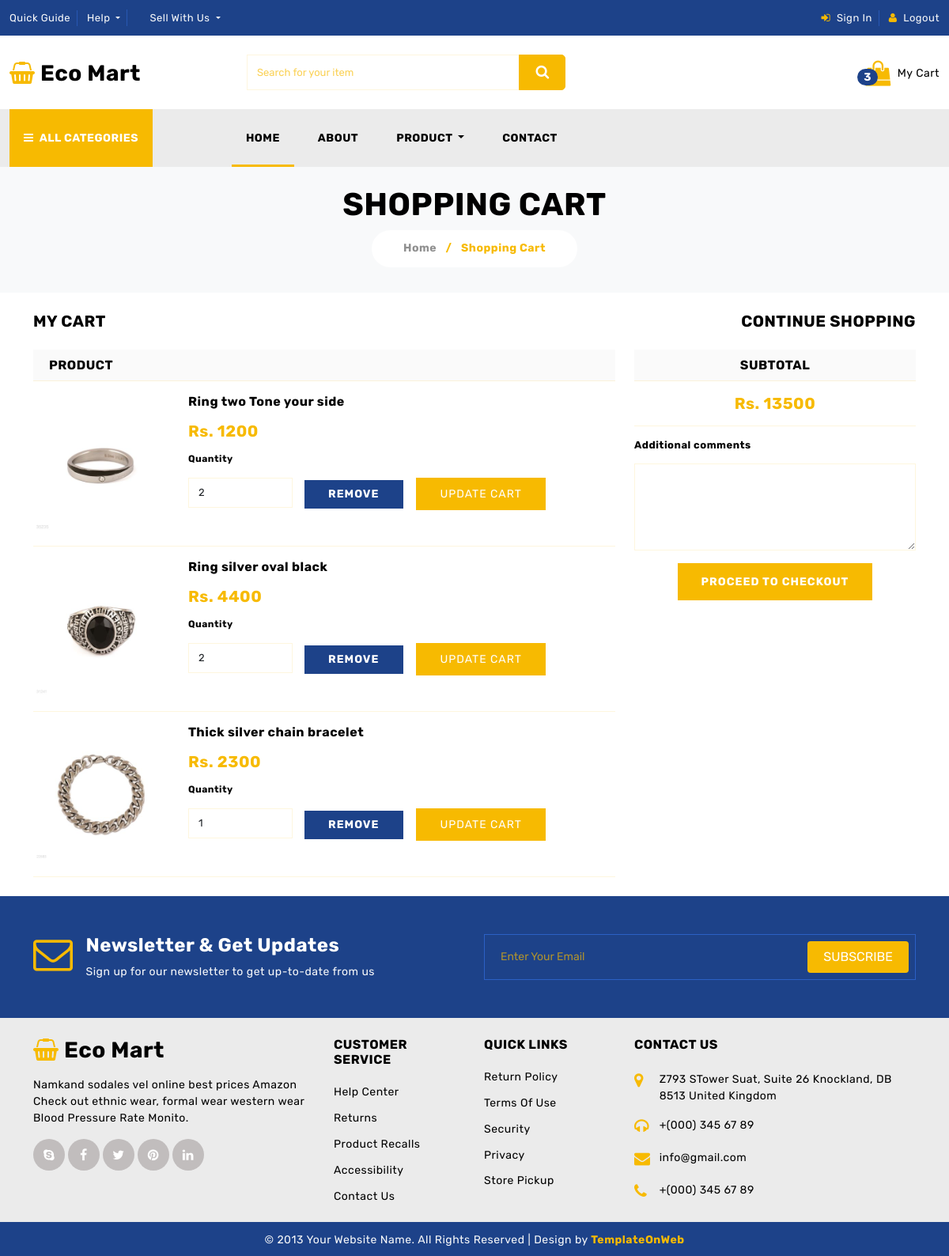
The app's page /front-end/cart.php, older data.
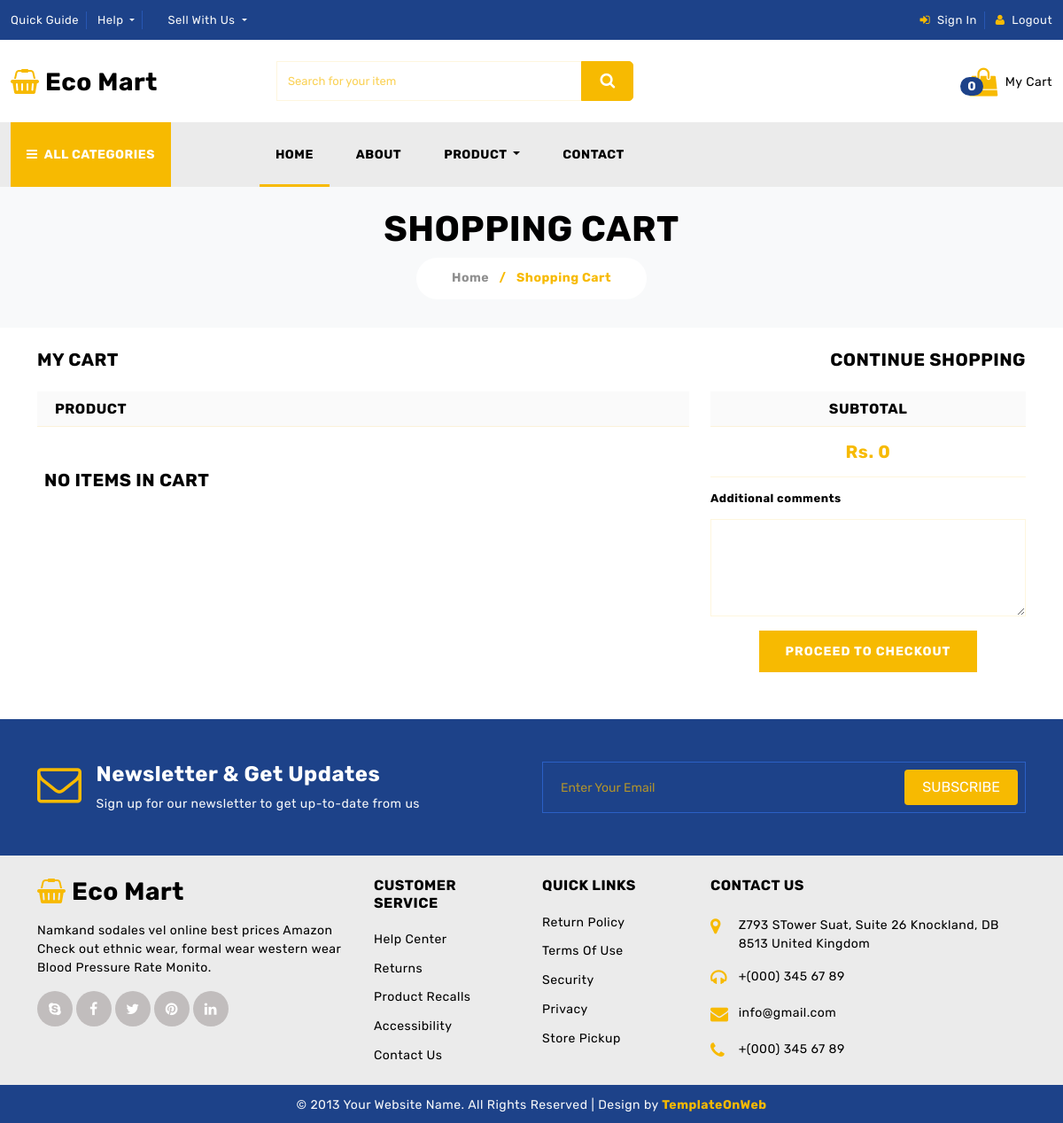
The same page, newer data.
### tables this page shows
CREATE TABLE `cart` (
  `product_id` int(100) NOT NULL,
  `name` varchar(255) NOT NULL,
  `image` varchar(255) NOT NULL,
  `price` varchar(255) NOT NULL,
  `quantity` int(100) NOT NULL
);

### front-end/cart.php (the view, shortened to what this page needs)
<!DOCTYPE html>
<html lang="en">
<head>
	<link href="css/bootstrap.min.css" rel="stylesheet">
	<link href="css/font-awesome.min.css" rel="stylesheet">
	<link href="css/global.css" rel="stylesheet">
	<link href="css/cart.css" rel="stylesheet">
</head>
<body>
	<?php include('./includes/topnav.php') ?>
	<?php include('./includes/middle_nav.php') ?>
	<?php include('./includes/primary_nav.php') ?>
	<section id="center" class="center_o pt-4 pb-4 bg-light">
		<div class="container-xl">
			<div class="row center_o1 text-center">
				<div class="col-md-12">
					<h1>SHOPPING CART</h1>
					<h6 class="d-inline-block  font_14 col_yell bg-white"><a class="col_light" href="index.php">Home</a> <span class="me-2 ms-2">/</span> Shopping Cart</h6>
				</div>
			</div>
		</div>
	</section>
	<section id="cart_page" class="cart pt-4 pb-4">
		<div class="container-xl">
			<div class="cart_2 row">
				<div class="col-md-6">
					<h5>MY CART</h5>
				</div>
				<div class="col-md-6">
					<h5 class="text-end text-uppercase"><a href="index.php">Continue Shopping</a></h5>
				</div>
			</div>
			<div class="cart_3 row mt-3">
				<div class="col-md-8">
					<div class="cart_3l">
						<h6>PRODUCT</h6>
					</div>
					<?php
					$cart_items = "select * from cart";
					$result = mysqli_query($connection, $cart_items);
					if (mysqli_num_rows($result) > 0) {
						while ($data = mysqli_fetch_array($result)) {
					?>
							<div class="cart_3l1 mt-3 row ms-0 me-0">
								<div class="col-md-3 ps-0 col-3">
									<div class="cart_3l1i">
										<a href="#"><img src="../admin-panel/uploadimg/<?php echo $data['image'] ?>" alt="abc" class="w-100"></a>
									</div>
								</div>
								<div class="col-md-9 col-9">
									<div class="cart_3l1i1">
										<h6 class="fw-bold"><?php echo $data['name'] ?></h6>
										<h5 class="col_yell mt-3">Rs. <?php echo $data['price'] ?></h5>
										<h6 class="font_12 mt-3 mb-3">Quantity</h6>
									</div>
									<form class="cart_3l1i2" method="post">
										<input type="number" name="quantity" min="1" value="<?php echo $data['quantity'] ?>" class="form-control" placeholder="Qty">
										<h6><a class="button_1 border-0" href="cart.php?delete=<?php echo $data['product_id'] ?>" onclick="return confirm('remove item from cart?')">REMOVE</a></h6>
										<input class="button border-0" type="submit" name="update" value="update cart">
									</form>
								</div>
							</div>
					<?php
						}
					} else {
						echo "<h5 class='mt-5 ms-2 text-uppercase'>No items in cart</h5>";
					}
					?>
				</div>
				<div class="col-md-4">
					<div class="cart_3r">
						<h6 class="head_1">SUBTOTAL</h6>
						<?php
						$select_cart = "select * from cart";
						$result = mysqli_query($connection, $select_cart);
						$total = 0;
						if (mysqli_num_rows($result) > 0) {
							while ($fetch_cart = mysqli_fetch_assoc($result)) {
								$total_price = number_format($fetch_cart['price'] * $fetch_cart['quantity']);
								$pattern = "/,/i";
								$total_price =  preg_replace($pattern, "", $total_price);
								$total = $total + $total_price;
							}
						}
						?>
						<h5 class="text-center col_yell mt-3">
							<?php echo 'Rs. ' . $total ?>
						</h5>
						<hr>
						<h6 class="font_13">Additional comments</h6>
						<textarea class="form-control"></textarea>
						<h6 class="text-center mt-3"><a class="button" href="checkout.php">PROCEED TO CHECKOUT</a></h6><br>
					</div>
				</div>
			</div>
	</section>
	<?php include('./includes/footer.php') ?>
</body>
</html>

Row changes from the older to the newer data that the page shows:
removed cart: image (picture), name "Ring two Tone your side", price "1200", quantity "2"
removed cart: image (picture), name "Ring silver oval black", price "4400", quantity "2"
removed cart: image (picture), name "Thick silver chain bracelet", price "2300", quantity "1"
Text that changed along with them:
$cart_count: "3" → "0"
$total: "13500" → "0"
text now shown: "NO ITEMS IN CART"
